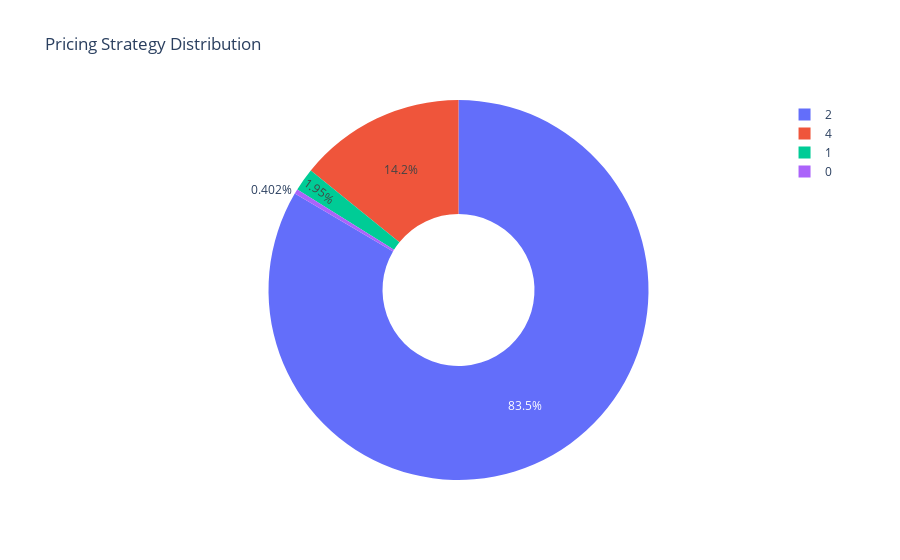

The code cell stored with this chart in its notebook:
### Code cell
# PricingStrategy distribution
pricing_dist = df['PricingStrategy'].value_counts().sort_index()
fig = px.pie(values=pricing_dist.values, 
             names=pricing_dist.index,
             title='Pricing Strategy Distribution',
             hole=0.4)
fig.show()

### Figure 1 — Plotly figure (JSON) as saved in the notebook; plotly's stock layout.template omitted (floating-point values rounded to 4 significant figures)
{"data": [{"domain": {"x": [0, 1], "y": [0, 1]}, "hole": 0.4, "hovertemplate": "label=%{label}<br>value=%{value}<extra></extra>", "labels": [0, 1, 2, 4], "legendgroup": "", "name": "", "showlegend": true, "type": "pie", "values": [385, 1867, 79848, 13562]}], "layout": {"legend": {"tracegroupgap": 0}, "title": {"text": "Pricing Strategy Distribution"}}}
